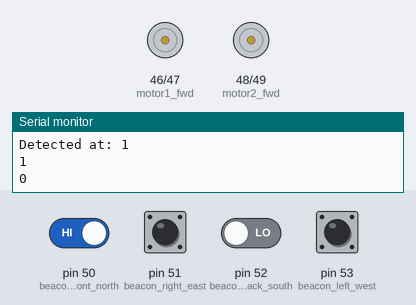
This sketch was run on a simulated Arduino Mega 2560, built with avr-gcc and run on an emulated ATmega2560. Shown: motor-driver pin pairs drawn as motors (green arrow = first pin HIGH = forward, orange = second pin HIGH = backward, longer = more drive, scaled by the enable pin), the last lines printed to the serial monitor. Inputs (shaded band) come from the test bench; at power-on: pin 50 (beacon_front_north), pin 51 (beacon_right_east) HIGH, pin 52 (beacon_back_south), pin 53 (beacon_left_west) LOW. At 1.4 s the program stops and its outputs stay as they are.

Above: at 1.2 s.
1.3 s: pin 50 (beacon_front_north) driven LOW
At 1.7 s:
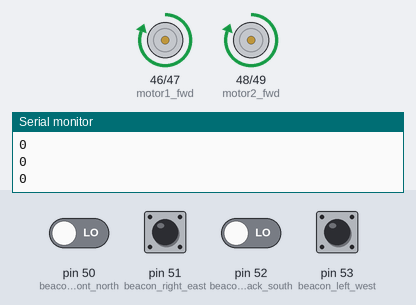
Timing chart, 0 to 2.9 s (numbered marks = the images above; inputs shaded):
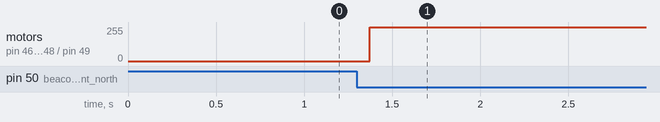

The sketch:

IR_Beacon_cart_v2.ino
```cpp
#define motor1_en 12
#define motor1_fwd 46
#define motor1_rev 47
#define motor2_en 13
#define motor2_fwd 48
#define motor2_rev 49
#define beacon_front_north 50
#define beacon_right_east 51
#define beacon_back_south 52
#define beacon_left_west 53
#define beacon_en 11

void setup() {
  // put your setup code here, to run once:
  pinMode(motor1_en, OUTPUT);
  pinMode(motor1_fwd, OUTPUT);
  pinMode(motor1_rev, OUTPUT);
  pinMode(motor2_en, OUTPUT);
  pinMode(motor2_fwd, OUTPUT);
  pinMode(motor2_rev, OUTPUT);
  pinMode(beacon_front_north, INPUT);
  pinMode(beacon_back_south, INPUT);
  pinMode(beacon_right_east, INPUT);
  pinMode(beacon_left_west, INPUT);
  digitalWrite(motor1_en, 255);
  digitalWrite(motor2_en, 255);
  //digitalWrite(beacon_en, HIGH);
  Serial.begin(9600);

}

void loop() {
  // put your main code here, to run repeatedly:
  int beacon_f_status = digitalRead(beacon_front_north);
  int beacon_r_status = digitalRead(beacon_right_east);
  int beacon_b_status = digitalRead(beacon_back_south);
  int beacon_l_status = digitalRead(beacon_left_west);

  int beacon_status[4] = {beacon_f_status, beacon_r_status, beacon_b_status, beacon_l_status};

  Serial.print("Detected at: ");
  for(int i = 0; i < sizeof(beacon_status); i++)
{
  Serial.println(beacon_status[i]);
}


  while (beacon_f_status == LOW){
    digitalWrite(motor1_fwd, HIGH);
    digitalWrite(motor2_fwd, HIGH);

    while(beacon_r_status == LOW){
      digitalWrite(motor1_fwd, HIGH);
      digitalWrite(motor2_rev, HIGH);
      Serial.println("hard to starboard!");
    }
  }


}
```

Measured:
- after the input at 1.3 s, motor on pin 46 (motor1_fwd) / pin 47 (motor1_rev), motor on pin 48 (motor2_fwd) / pin 49 (motor2_rev): stopped → forward 255/255 after 0.07 s
